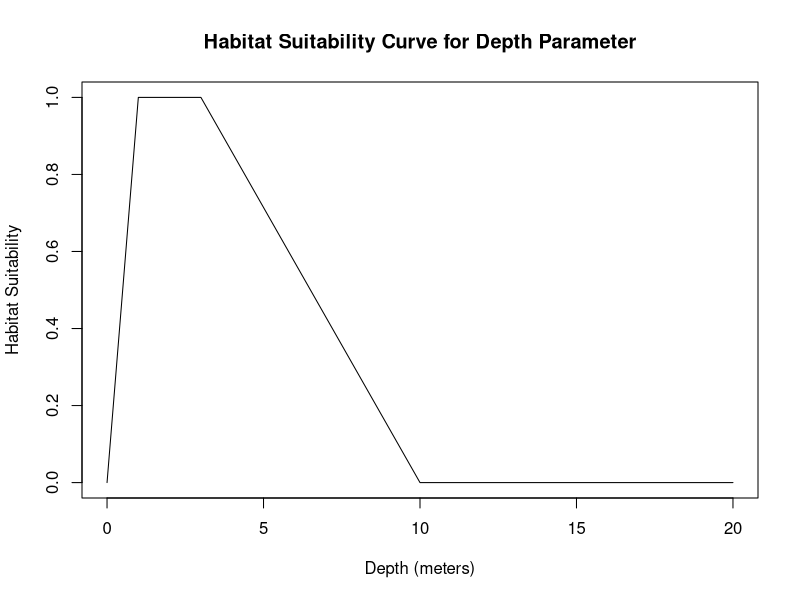
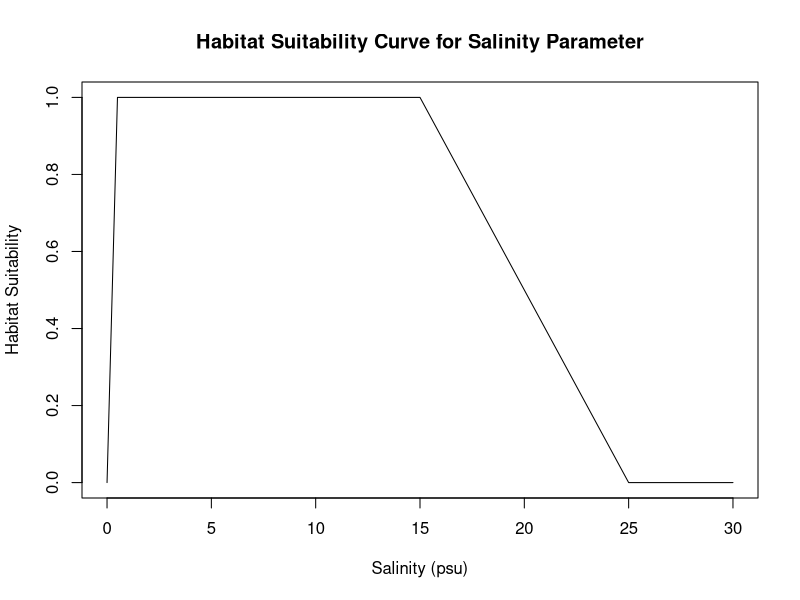
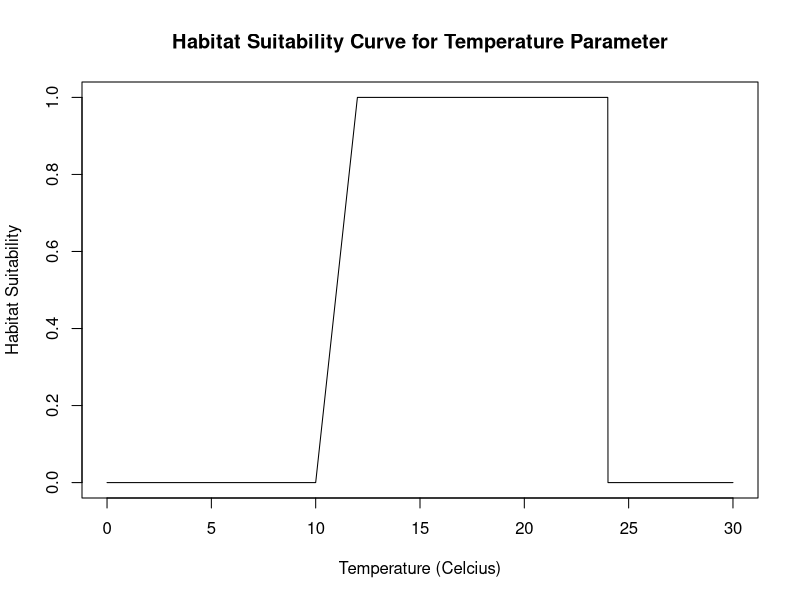
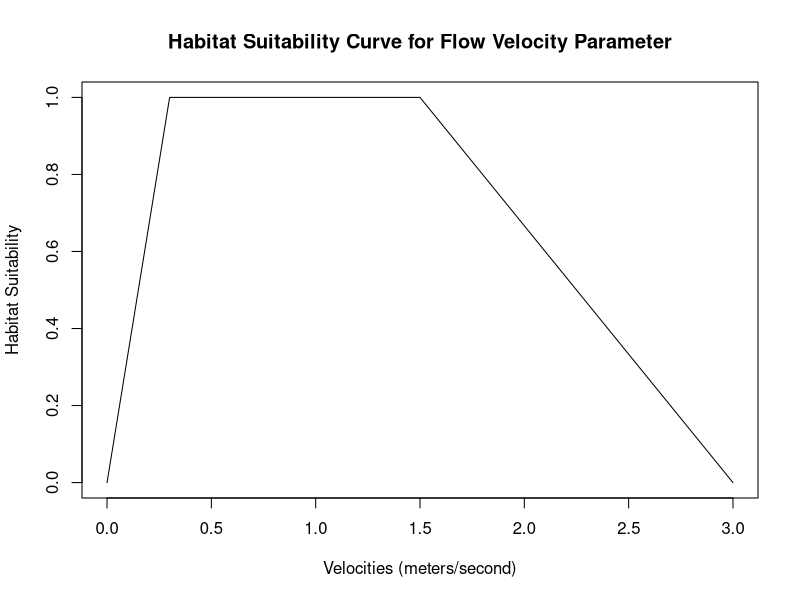
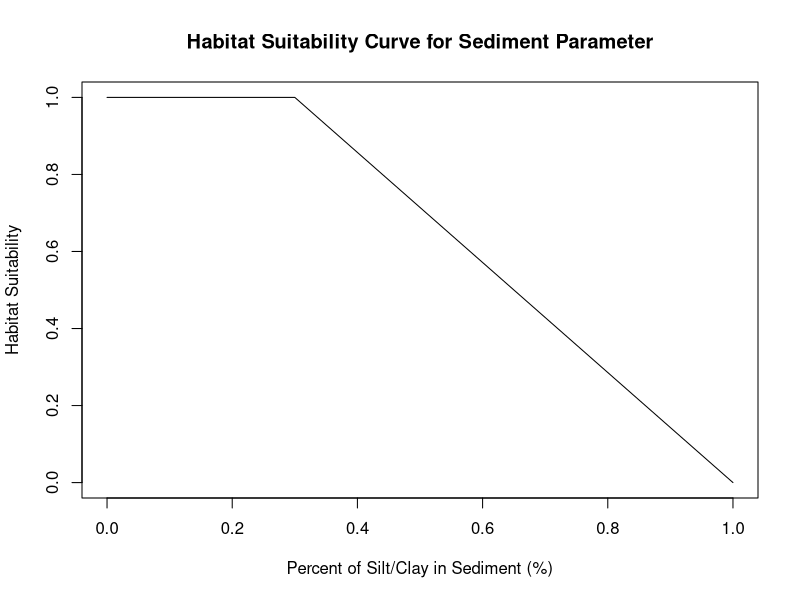

Write R code to recreate these figures, in order.
## ---- chunk 1
#depth_range <- c(0.305,0.61)#in meters
depth <- (0.305+1)/2 #average between min & max
depth_suitability_curve <- function(depth) {
  # Define the optimal range for depth
  optimal_depth_range <- c(1, 3) # meters

  # Define the lower and upper thresholds for depth
  lower_threshold <- 0 # meters
  upper_threshold <- 10 # meters

  # Compute the habitat suitability score based on depth
  if (depth < lower_threshold | depth > upper_threshold) {
    suitability_score <- 0
  } else if (depth >= optimal_depth_range[1] & depth <= optimal_depth_range[2]) {
    suitability_score <- 1
  } else if (depth < optimal_depth_range[1]) {
    suitability_score <- (depth - lower_threshold) / (optimal_depth_range[1] - lower_threshold)
  } else if (depth > optimal_depth_range[2]) {
    suitability_score <- (upper_threshold - depth) / (upper_threshold - optimal_depth_range[2])
  }

  return(suitability_score)
}
plot_depth_suitability_curve <- function() {
  # Define the range of depths to plot
  depths <- seq(0, 20, by = 0.01)

  # Compute the habitat suitability score for each depth value
  suitability_scores <- sapply(depths, depth_suitability_curve)

  # Plot the suitability scores as a curve
  plot(depths, suitability_scores, type = "l", xlab = "Depth (meters)", ylab = "Habitat Suitability", ylim=c(0,1),
       main = "Habitat Suitability Curve for Depth Parameter")
}
plot_depth_suitability_curve()
## ---- chunk 2
#optimal Salinity range from 0.0psu-0.5psu
Salinity <- (0.5+5)/2 #average between min & max
salinity_suitability_curve <- function(Salinity,optimal_salinity_range) {
  # Define the optimal range for Salinity
  optimal_salinity_range <- c(0.5, 15) #psu

  # Define the lower and upper thresholds for Salinity
  lower_threshold <- 0 # psu
  upper_threshold <- 25 # psu

  # Compute the habitat suitability score based on Salinity
  if (Salinity < lower_threshold | Salinity > upper_threshold) {
    suitability_score <- 0
  } else if (Salinity >= optimal_salinity_range[1] & Salinity <= optimal_salinity_range[2]) {
    suitability_score <- 1
  } else if (Salinity < optimal_salinity_range[1]) {
    suitability_score <- (Salinity - lower_threshold) / (optimal_salinity_range[1] - lower_threshold)
  } else if (Salinity > optimal_salinity_range[2]) {
    suitability_score <- (upper_threshold - Salinity) / (upper_threshold - optimal_salinity_range[2])
  }

  return(suitability_score)
}
plot_salinity_suitability_curve <- function() {
  # Define the range of Salinities to plot
  Salinities <- seq(0, 30, by = 0.01)

  # Compute the habitat suitability score for each depth value
  suitability_scores <- sapply(Salinities, salinity_suitability_curve)

  # Plot the suitability scores as a curve
  plot(Salinities, suitability_scores, type = "l", xlab = "Salinity (psu)", ylab = "Habitat Suitability", ylim=c(0,1),
       main = "Habitat Suitability Curve for Salinity Parameter")
}
plot_salinity_suitability_curve()
## ---- chunk 3
#optimal temperature range from 0.0psu-0.5psu
temperature <- (6+15)/2 #average between min & max
temperature_suitability_curve <- function(temperature,optimal_temp_range) {
  # Define the optimal range for temperature
  optimal_temp_range <- c(12,24) #celcius

  # Define the lower and upper thresholds for temperature
  lower_threshold <- 10 # psu
  upper_threshold <- 24 # psu

  # Compute the habitat suitability score based on temperature
  if (temperature < lower_threshold | temperature > upper_threshold) {
    suitability_score <- 0
  } else if (temperature >= optimal_temp_range[1] & temperature <= optimal_temp_range[2]) {
    suitability_score <- 1
  } else if (temperature < optimal_temp_range[1]) {
    suitability_score <- (temperature - lower_threshold) / (optimal_temp_range[1] - lower_threshold)
  } else if (temperature > optimal_temp_range[2]) {
    suitability_score <- (upper_threshold - temperature) / (upper_threshold - optimal_temp_range[2])
  }

  return(suitability_score)
}
plot_temperature_suitability_curve <- function() {
  # Define the range of temperature to plot
  temps <- seq(0, 30, by = 0.01)

  # Compute the habitat suitability score for each depth value
  suitability_scores <- sapply(temps, temperature_suitability_curve)

  # Plot the suitability scores as a curve
  plot(temps, suitability_scores, type = "l", xlab = "Temperature (Celcius)", ylab = "Habitat Suitability", ylim=c(0,1),
       main = "Habitat Suitability Curve for Temperature Parameter")
}
plot_temperature_suitability_curve()
## ---- chunk 4
#depth_range <- c(0.305,0.61)#in meters
flow_velocity <- (0.3-0.5)/2 #average between min & max
flow_velocity_suitability <- function(flow_velocity) {
  # Define the optimal range for depth
  optimal_velocity_range <- c(0.3, 1.5) # meters/second

  # Define the lower and upper thresholds for depth
  lower_threshold <- 0 # meters/second
  upper_threshold <- 3 # meters/second

  # Compute the habitat suitability score based on depth
  if (flow_velocity < lower_threshold | flow_velocity > upper_threshold) {
    suitability_score <- 0
  } else if (flow_velocity >= optimal_velocity_range[1] & flow_velocity <= optimal_velocity_range[2]) {
    suitability_score <- 1
  } else if (flow_velocity < optimal_velocity_range[1]) {
    suitability_score <- (flow_velocity - lower_threshold) / (optimal_velocity_range[1] - lower_threshold)
  } else if (flow_velocity > optimal_velocity_range[2]) {
    suitability_score <- (upper_threshold - flow_velocity) / (upper_threshold - optimal_velocity_range[2])
  }

  return(suitability_score)
}
plot_Velocity_suitability_curve <- function() {
  # Define the range of depths to plot
  velocities <- seq(0,3, by = 0.01)

  # Compute the habitat suitability score for each depth value
  suitability_scores <- sapply(velocities, flow_velocity_suitability)

  # Plot the suitability scores as a curve
  plot(velocities, suitability_scores, type = "l", xlab = "Velocities (meters/second)", ylab = "Habitat Suitability", ylim=c(0,1),
       main = "Habitat Suitability Curve for Flow Velocity Parameter")
}
plot_Velocity_suitability_curve()
## ---- chunk 5
#depth_range <- c(0.305,0.61)#in meters
SiltClay_per <- (0-0.2)/2 #average between min & max
siltclay_suitability <- function(SiltClay_per) {
  # Define the optimal range for depth
  optimal_siltclay_range <- c(0, 0.3) # percent

  # Define the lower and upper thresholds for silt clay percentage
  lower_threshold <- 0 # meters/second
  upper_threshold <- 1 # meters/second

  # Compute the habitat suitability score based on depth
  if (SiltClay_per < lower_threshold | SiltClay_per > upper_threshold) {
    suitability_score <- 0
  } else if (SiltClay_per >= optimal_siltclay_range[1] & SiltClay_per <= optimal_siltclay_range[2]) {
    suitability_score <- 1
  } else if (SiltClay_per < optimal_siltclay_range[1]) {
    suitability_score <- (SiltClay_per - lower_threshold) / (optimal_siltclay_range[1] - lower_threshold)
  } else if (SiltClay_per > optimal_siltclay_range[2]) {
    suitability_score <- (upper_threshold - SiltClay_per) / (upper_threshold - optimal_siltclay_range[2])
  }

  return(suitability_score)
}
plot_SiltClay_suitability_curve <- function() {
  # Define the range of depths to plot
  siltclay_percentile <- seq(0,1, by = 0.01)

  # Compute the habitat suitability score for each depth value
  suitability_scores <- sapply(siltclay_percentile, siltclay_suitability)

  # Plot the suitability scores as a curve
  plot(siltclay_percentile, suitability_scores, type = "l", xlab = "Percent of Silt/Clay in Sediment (%)", ylab = "Habitat Suitability", ylim=c(0,1),
       main = "Habitat Suitability Curve for Sediment Parameter")
}
plot_SiltClay_suitability_curve()
